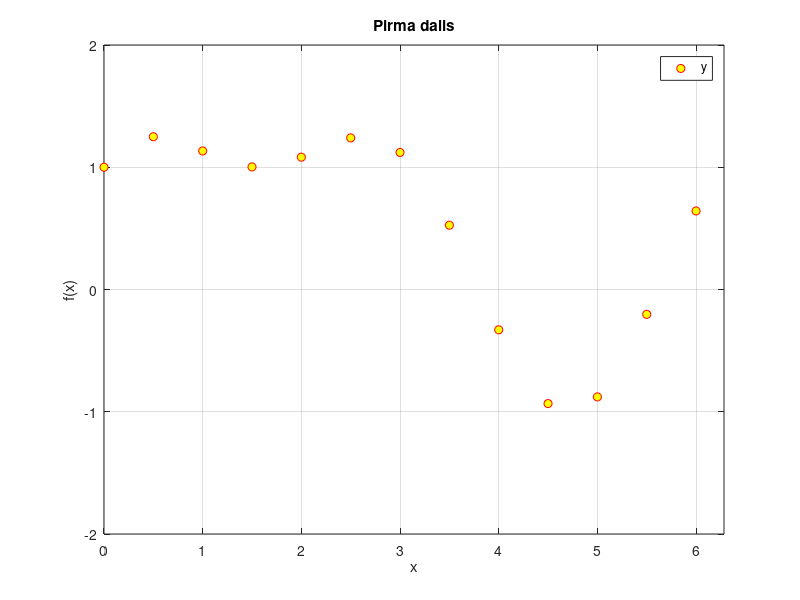
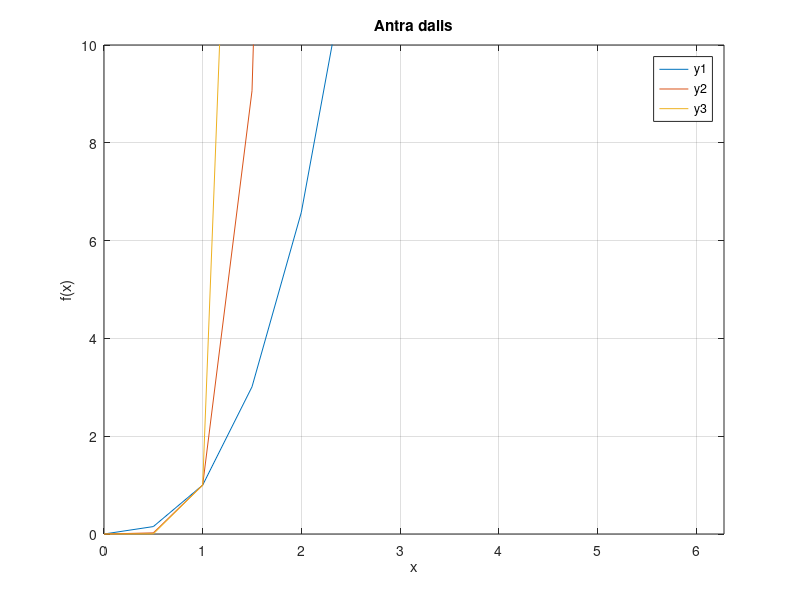
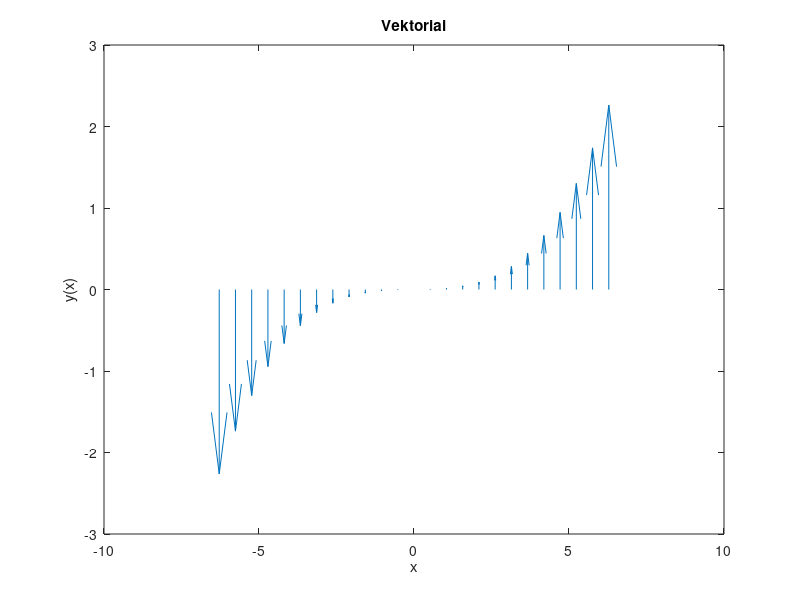
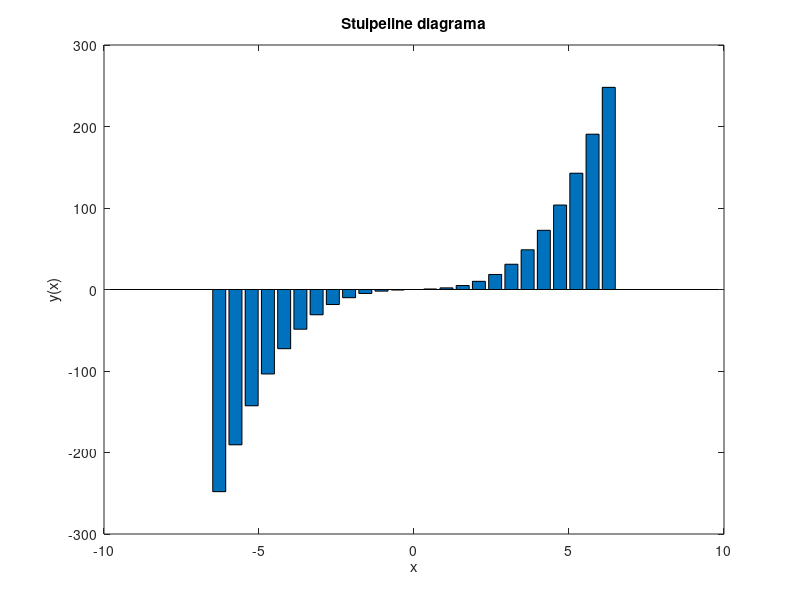

The MATLAB script that drew these images, in order: (Note: this script raises an error after producing the figures.)
% Bernardas Petraska
% EEf-25/2
% 2026-09-22
% 11 variantas

x = 0:0.5:2*pi;
y = sin(x)+cos(x).^2;

figure
plot(x,y,'o','MarkerEdgeColor','r','MarkerFaceColor','y')
axis([0 2*pi -2 2])
grid on
legend('y','Location','best')
xlabel('x')
ylabel('f(x)')
title('Pirma dalis')

y1 = x.^(exp(1));
y2 = x.^(2*exp(1));
y3 = x.^(3*exp(1));

figure
plot(x,y1,x,y2,x,y3)
axis([0 2*pi 0 10])
% pasirinkau y riba kad matytusi svarbios reiksmes 0 ir 1 taskuose
grid on
legend('y1','y2','y3','Location','best')
xlabel('x')
ylabel('f(x)')
title('Antra dalis')

%--------------------------------------------------------------------

x = -2*pi:pi/6:2*pi;
y = x.^3 + sin(x);

figure
quiver(x,zeros(size(x)),zeros(size(x)),y)
xlabel('x')
ylabel('y(x)')
title('Vektoriai')

figure
bar(x,y)
xlabel('x')
ylabel('y(x)')
title('Stulpeline diagrama')

%--------------------------------------------------------------------
% Papildoma uzduotis
% 5 variantas
% Kopijuoju 2LD koda

A = 6;
f = 4;
sigma = 1.2;
U1 = 3.5;
U2 = 2.5;

t = 0:0.001:1.5;
signalas = A*sin(2*pi*f*t) + 0.5*A*cos(4*pi*f*t);
n = sigma*randn(size(t));
s = signalas + n;

s_virs = s(s > U1);
s_filtr = s;
s_filtr(abs(s_filtr) < U2) = 0;

didziausia = max(s_filtr);
maziausia = min(s_filtr);

% Uzduotis

figure
plot(t, s, '-', 'LineWidth', 2)
hold on
plot(t, s_filtr, ':', 'LineWidth', 2)
yline(U1,'--')
yline(U2,'m--')
hold off
grid on
xlabel('t')
ylabel('Signalas')
legend('s pradinis','s filtruotas','U1','U2','Location','northeast')
title('Pradinis ir filtruotas signalai su ribomis')

figure
plot(t, s_virs, '-', 'LineWidth',2)
%nepavyko
